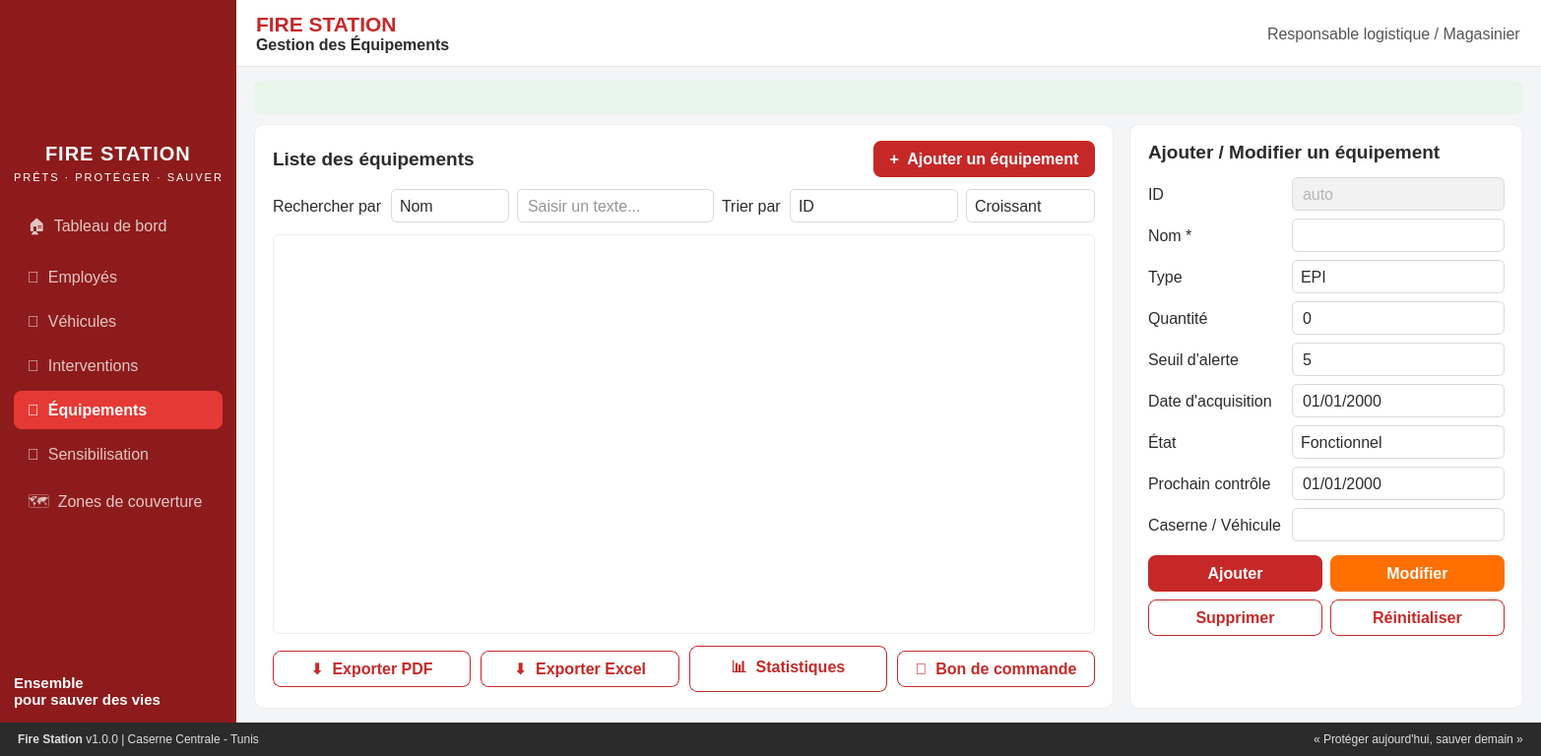
<?xml version="1.0" encoding="UTF-8"?>
<ui version="4.0">
 <class>EquipementsWindow</class>
 <widget class="QMainWindow" name="EquipementsWindow">
  <property name="geometry"><rect><x>0</x><y>0</y><width>1366</width><height>768</height></rect></property>
  <property name="windowTitle"><string>FireStation Manager - Gestion des équipements</string></property>
  <property name="styleSheet"><string notr="true">
* { font-family: "Roboto", "Segoe UI", sans-serif; font-size: 12pt; color: #2B2B2B; }
QMainWindow, QWidget#centralwidget { background: #F4F5F7; }

/* ---------- Sidebar ---------- */
QFrame#frameSidebar { background-color: #8E1B1B; background-image: url( :/equip/images/sidebar_firefighter.jpg); background-position: center; background-repeat: no-repeat; }
QFrame#frameSidebar QLabel { color: white; background: transparent; }
QLabel#lblNomApp { font-size: 15pt; font-weight: bold; letter-spacing: 1px; }
QLabel#lblSlogan { font-size: 8pt; letter-spacing: 2px; color: rgba(255,255,255,200); }
QLabel#lblMotto { font-size: 11pt; font-weight: bold; }
QFrame#frameSidebar QPushButton { text-align: left; padding: 10px 14px; color: white; background: transparent; border: none; border-radius: 8px; }
QFrame#frameSidebar QPushButton:disabled { color: rgba(255,255,255,190); }
QFrame#frameSidebar QPushButton#btnNavEquipements { background: #E53935; font-weight: bold; }

/* ---------- Header / footer ---------- */
QFrame#frameHeader { background: white; border-bottom: 1px solid #E6E6E6; }
QLabel#lblTitreApp { background: transparent; }
QLabel#lblUtilisateur { color: #555; background: transparent; }
QFrame#frameFooter { background: #2B2B2B; }
QFrame#frameFooter QLabel { color: #DDD; font-size: 9pt; background: transparent; }

/* ---------- Cartes ---------- */
QFrame#cardListe, QFrame#cardForm { background: white; border: 1px solid #ECECEC; border-radius: 10px; }
QFrame#cardListe QLabel, QFrame#cardForm QLabel { background: transparent; border: none; }
QLabel#lblListeTitre, QLabel#lblFormTitre { font-size: 14pt; font-weight: bold; }
QLabel#lblAlertes { padding: 8px 12px; border-radius: 8px; background: #E8F5E9; color: #2E7D32; font-weight: bold; }

/* ---------- Champs ---------- */
QLineEdit, QComboBox, QSpinBox, QDateEdit { background: white; border: 1px solid #DADADA; border-radius: 6px; padding: 5px 8px; color: #2B2B2B; min-height: 22px; }
QLineEdit:focus, QComboBox:focus, QSpinBox:focus, QDateEdit:focus { border: 1px solid #C62828; }
QLineEdit:read-only { background: #F2F2F2; color: #777; }
QComboBox::drop-down, QDateEdit::drop-down { border: none; width: 26px; subcontrol-origin: padding; subcontrol-position: center right; }
QComboBox::down-arrow, QDateEdit::down-arrow { image: url( :/equip/images/arrow_down.png); width: 12px; height: 12px; }
QSpinBox::up-button { subcontrol-origin: border; subcontrol-position: top right; width: 22px; border: none; }
QSpinBox::down-button { subcontrol-origin: border; subcontrol-position: bottom right; width: 22px; border: none; }
QSpinBox::up-arrow { image: url( :/equip/images/arrow_up.png); width: 10px; height: 10px; }
QSpinBox::down-arrow { image: url( :/equip/images/arrow_down.png); width: 10px; height: 10px; }

/* ---------- Boutons ---------- */
QPushButton#btnAjouter, QPushButton#btnNouveau { background: #C62828; color: white; border: none; border-radius: 8px; padding: 9px 16px; font-weight: bold; }
QPushButton#btnAjouter:hover, QPushButton#btnNouveau:hover { background: #B71C1C; }
QPushButton#btnModifier { background: #FF6F00; color: white; border: none; border-radius: 8px; padding: 9px 16px; font-weight: bold; }
QPushButton#btnModifier:hover { background: #E65100; }
QPushButton#btnSupprimer, QPushButton#btnVider, QPushButton#btnExportPdf, QPushButton#btnExportExcel, QPushButton#btnStats, QPushButton#btnBonCommande {
    background: white; color: #C62828; border: 1px solid #C62828; border-radius: 8px; padding: 8px 14px; font-weight: bold; }
QPushButton#btnSupprimer:hover, QPushButton#btnVider:hover, QPushButton#btnExportPdf:hover, QPushButton#btnExportExcel:hover, QPushButton#btnStats:hover, QPushButton#btnBonCommande:hover { background: #FDECEA; }

/* ---------- Tableau ---------- */
QTableView { background: white; alternate-background-color: #FAFAFA; border: 1px solid #ECECEC; border-radius: 6px; gridline-color: transparent; selection-background-color: #FDECEA; selection-color: #2B2B2B; }
QHeaderView::section { background: #F4F5F7; color: #444; padding: 8px; border: none; border-bottom: 1px solid #E0E0E0; font-weight: bold; }
</string></property>
  <widget class="QWidget" name="centralwidget"><layout class="QVBoxLayout" name="layoutRoot"><property name="spacing"><number>0</number></property><property name="leftMargin"><number>0</number></property><property name="topMargin"><number>0</number></property><property name="rightMargin"><number>0</number></property><property name="bottomMargin"><number>0</number></property><item><layout class="QHBoxLayout" name="layoutCorps"><property name="spacing"><number>0</number></property><property name="leftMargin"><number>0</number></property><property name="topMargin"><number>0</number></property><property name="rightMargin"><number>0</number></property><property name="bottomMargin"><number>0</number></property><item><widget class="QFrame" name="frameSidebar"><property name="minimumSize"><size><width>240</width><height>0</height></size></property><property name="maximumSize"><size><width>240</width><height>16777215</height></size></property><layout class="QVBoxLayout" name="layoutSidebar"><property name="spacing"><number>6</number></property><property name="leftMargin"><number>14</number></property><property name="topMargin"><number>18</number></property><property name="rightMargin"><number>14</number></property><property name="bottomMargin"><number>14</number></property><item alignment="Qt::AlignHCenter"><widget class="QLabel" name="lblLogo"><property name="minimumSize"><size><width>120</width><height>120</height></size></property><property name="maximumSize"><size><width>120</width><height>120</height></size></property><property name="pixmap"><pixmap resource="resources_equipment.qrc">:/equip/images/logo.png</pixmap></property><property name="scaledContents"><bool>true</bool></property></widget></item><item alignment="Qt::AlignHCenter"><widget class="QLabel" name="lblNomApp"><property name="text"><string>FIRE STATION</string></property></widget></item><item alignment="Qt::AlignHCenter"><widget class="QLabel" name="lblSlogan"><property name="text"><string>PRÊTS · PROTÉGER · SAUVER</string></property></widget></item><item><spacer name="spacerLogo"><property name="orientation"><enum>Qt::Vertical</enum></property><property name="sizeType"><enum>QSizePolicy::Fixed</enum></property><property name="sizeHint" stdset="0"><size><width>20</width><height>14</height></size></property></spacer></item><item><widget class="QPushButton" name="btnNavDashboard"><property name="text"><string>🏠  Tableau de bord</string></property><property name="enabled"><bool>false</bool></property><property name="toolTip"><string>Module géré par un autre membre de l'équipe</string></property></widget></item><item><widget class="QPushButton" name="btnNavEmployes"><property name="text"><string>👥  Employés</string></property><property name="enabled"><bool>false</bool></property><property name="toolTip"><string>Module géré par un autre membre de l'équipe</string></property></widget></item><item><widget class="QPushButton" name="btnNavVehicules"><property name="text"><string>🚒  Véhicules</string></property><property name="enabled"><bool>false</bool></property><property name="toolTip"><string>Module géré par un autre membre de l'équipe</string></property></widget></item><item><widget class="QPushButton" name="btnNavInterventions"><property name="text"><string>🚨  Interventions</string></property><property name="enabled"><bool>false</bool></property><property name="toolTip"><string>Module géré par un autre membre de l'équipe</string></property></widget></item><item><widget class="QPushButton" name="btnNavEquipements"><property name="text"><string>🧰  Équipements</string></property></widget></item><item><widget class="QPushButton" name="btnNavSensibilisation"><property name="text"><string>📣  Sensibilisation</string></property><property name="enabled"><bool>false</bool></property><property name="toolTip"><string>Module géré par un autre membre de l'équipe</string></property></widget></item><item><widget class="QPushButton" name="btnNavZones"><property name="text"><string>🗺  Zones de couverture</string></property><property name="enabled"><bool>false</bool></property><property name="toolTip"><string>Module géré par un autre membre de l'équipe</string></property></widget></item><item><spacer name="spacerNav"><property name="orientation"><enum>Qt::Vertical</enum></property><property name="sizeType"><enum>QSizePolicy::Expanding</enum></property><property name="sizeHint" stdset="0"><size><width>20</width><height>40</height></size></property></spacer></item><item><widget class="QLabel" name="lblMotto"><property name="text"><string>Ensemble
pour sauver des vies</string></property></widget></item></layout></widget></item><item><widget class="QWidget" name="widgetPrincipal"><layout class="QVBoxLayout" name="layoutPrincipal"><property name="spacing"><number>0</number></property><property name="leftMargin"><number>0</number></property><property name="topMargin"><number>0</number></property><property name="rightMargin"><number>0</number></property><property name="bottomMargin"><number>0</number></property><item><widget class="QFrame" name="frameHeader"><property name="minimumSize"><size><width>0</width><height>68</height></size></property><property name="maximumSize"><size><width>16777215</width><height>68</height></size></property><layout class="QHBoxLayout" name="layoutHeader"><property name="spacing"><number>8</number></property><property name="leftMargin"><number>20</number></property><property name="topMargin"><number>0</number></property><property name="rightMargin"><number>20</number></property><property name="bottomMargin"><number>0</number></property><item><widget class="QLabel" name="lblTitreApp"><property name="text"><string>&lt;span style=" font-size:16pt; font-weight:700; color:#C62828;"&gt;FIRE STATION&lt;/span&gt;&lt;br/&gt;&lt;span style=" font-size:12pt; font-weight:600;"&gt;Gestion des Équipements&lt;/span&gt;</string></property></widget></item><item><spacer name="spacerHeader"><property name="orientation"><enum>Qt::Horizontal</enum></property><property name="sizeType"><enum>QSizePolicy::Expanding</enum></property><property name="sizeHint" stdset="0"><size><width>40</width><height>20</height></size></property></spacer></item><item><widget class="QLabel" name="lblUtilisateur"><property name="text"><string>Responsable logistique / Magasinier</string></property></widget></item></layout></widget></item><item><widget class="QWidget" name="widgetBody"><layout class="QVBoxLayout" name="layoutBody"><property name="spacing"><number>10</number></property><property name="leftMargin"><number>18</number></property><property name="topMargin"><number>14</number></property><property name="rightMargin"><number>18</number></property><property name="bottomMargin"><number>14</number></property><item><widget class="QLabel" name="lblAlertes"><property name="text"><string></string></property></widget></item><item><layout class="QHBoxLayout" name="layoutCartes"><property name="spacing"><number>16</number></property><property name="leftMargin"><number>0</number></property><property name="topMargin"><number>0</number></property><property name="rightMargin"><number>0</number></property><property name="bottomMargin"><number>0</number></property><item><widget class="QFrame" name="cardListe"><layout class="QVBoxLayout" name="layoutCardListe"><property name="spacing"><number>12</number></property><property name="leftMargin"><number>18</number></property><property name="topMargin"><number>16</number></property><property name="rightMargin"><number>18</number></property><property name="bottomMargin"><number>16</number></property><item><layout class="QHBoxLayout" name="layoutListeTitre"><property name="spacing"><number>8</number></property><property name="leftMargin"><number>0</number></property><property name="topMargin"><number>0</number></property><property name="rightMargin"><number>0</number></property><property name="bottomMargin"><number>0</number></property><item><widget class="QLabel" name="lblListeTitre"><property name="text"><string>Liste des équipements</string></property></widget></item><item><spacer name="spacerListe"><property name="orientation"><enum>Qt::Horizontal</enum></property><property name="sizeType"><enum>QSizePolicy::Expanding</enum></property><property name="sizeHint" stdset="0"><size><width>40</width><height>20</height></size></property></spacer></item><item><widget class="QPushButton" name="btnNouveau"><property name="text"><string>+  Ajouter un équipement</string></property></widget></item></layout></item><item><layout class="QHBoxLayout" name="layoutRecherche"><property name="spacing"><number>8</number></property><property name="leftMargin"><number>0</number></property><property name="topMargin"><number>0</number></property><property name="rightMargin"><number>0</number></property><property name="bottomMargin"><number>0</number></property><item><widget class="QLabel" name="lblRechercher"><property name="text"><string>Rechercher par</string></property></widget></item><item><widget class="QComboBox" name="cbChampRecherche"><item><property name="text"><string>Nom</string></property></item><item><property name="text"><string>Type</string></property></item><item><property name="text"><string>État</string></property></item><item><property name="text"><string>Affectation</string></property></item></widget></item><item><widget class="QLineEdit" name="leRecherche"><property name="minimumSize"><size><width>200</width><height>0</height></size></property><property name="maximumSize"><size><width>16777215</width><height>16777215</height></size></property><property name="placeholderText"><string>Saisir un texte...</string></property><property name="clearButtonEnabled"><bool>true</bool></property></widget></item><item><widget class="QLabel" name="lblTrier"><property name="text"><string>Trier par</string></property></widget></item><item><widget class="QComboBox" name="cbTri"><item><property name="text"><string>ID</string></property></item><item><property name="text"><string>Nom</string></property></item><item><property name="text"><string>Type</string></property></item><item><property name="text"><string>Quantité</string></property></item><item><property name="text"><string>Date d'acquisition</string></property></item><item><property name="text"><string>État</string></property></item><item><property name="text"><string>Prochain contrôle</string></property></item></widget></item><item><widget class="QComboBox" name="cbOrdre"><item><property name="text"><string>Croissant</string></property></item><item><property name="text"><string>Décroissant</string></property></item></widget></item></layout></item><item><widget class="QTableView" name="tableView"><property name="alternatingRowColors"><bool>true</bool></property><property name="showGrid"><bool>false</bool></property><attribute name="verticalHeaderVisible"><bool>false</bool></attribute></widget></item><item><layout class="QHBoxLayout" name="layoutExports"><property name="spacing"><number>10</number></property><property name="leftMargin"><number>0</number></property><property name="topMargin"><number>0</number></property><property name="rightMargin"><number>0</number></property><property name="bottomMargin"><number>0</number></property><item><widget class="QPushButton" name="btnExportPdf"><property name="text"><string>⬇  Exporter PDF</string></property></widget></item><item><widget class="QPushButton" name="btnExportExcel"><property name="text"><string>⬇  Exporter Excel</string></property></widget></item><item><widget class="QPushButton" name="btnStats"><property name="text"><string>📊  Statistiques</string></property></widget></item><item><widget class="QPushButton" name="btnBonCommande"><property name="text"><string>🧾  Bon de commande</string></property></widget></item></layout></item></layout></widget></item><item><widget class="QFrame" name="cardForm"><property name="minimumSize"><size><width>400</width><height>0</height></size></property><property name="maximumSize"><size><width>400</width><height>16777215</height></size></property><layout class="QVBoxLayout" name="layoutCardForm"><property name="spacing"><number>14</number></property><property name="leftMargin"><number>18</number></property><property name="topMargin"><number>16</number></property><property name="rightMargin"><number>18</number></property><property name="bottomMargin"><number>16</number></property><item><widget class="QLabel" name="lblFormTitre"><property name="text"><string>Ajouter / Modifier un équipement</string></property></widget></item><item><layout class="QGridLayout" name="gridForm"><property name="verticalSpacing"><number>8</number></property><property name="horizontalSpacing"><number>10</number></property><item row="0" column="0"><widget class="QLabel" name="lblF0"><property name="text"><string>ID</string></property></widget></item><item row="0" column="1"><widget class="QLineEdit" name="leId"><property name="readOnly"><bool>true</bool></property><property name="placeholderText"><string>auto</string></property></widget></item><item row="1" column="0"><widget class="QLabel" name="lblF1"><property name="text"><string>Nom *</string></property></widget></item><item row="1" column="1"><widget class="QLineEdit" name="leNom"></widget></item><item row="2" column="0"><widget class="QLabel" name="lblF2"><property name="text"><string>Type</string></property></widget></item><item row="2" column="1"><widget class="QComboBox" name="cbType"><item><property name="text"><string>EPI</string></property></item><item><property name="text"><string>Matériel de sauvetage</string></property></item><item><property name="text"><string>Extincteur</string></property></item><item><property name="text"><string>Tuyaux</string></property></item><item><property name="text"><string>Autre</string></property></item></widget></item><item row="3" column="0"><widget class="QLabel" name="lblF3"><property name="text"><string>Quantité</string></property></widget></item><item row="3" column="1"><widget class="QSpinBox" name="sbQuantite"><property name="maximum"><number>100000</number></property><property name="value"><number>0</number></property></widget></item><item row="4" column="0"><widget class="QLabel" name="lblF4"><property name="text"><string>Seuil d'alerte</string></property></widget></item><item row="4" column="1"><widget class="QSpinBox" name="sbSeuil"><property name="maximum"><number>100000</number></property><property name="value"><number>5</number></property></widget></item><item row="5" column="0"><widget class="QLabel" name="lblF5"><property name="text"><string>Date d'acquisition</string></property></widget></item><item row="5" column="1"><widget class="QDateEdit" name="deAcquisition"><property name="calendarPopup"><bool>true</bool></property><property name="displayFormat"><string>dd/MM/yyyy</string></property></widget></item><item row="6" column="0"><widget class="QLabel" name="lblF6"><property name="text"><string>État</string></property></widget></item><item row="6" column="1"><widget class="QComboBox" name="cbEtat"><item><property name="text"><string>Fonctionnel</string></property></item><item><property name="text"><string>En panne</string></property></item><item><property name="text"><string>En réparation</string></property></item></widget></item><item row="7" column="0"><widget class="QLabel" name="lblF7"><property name="text"><string>Prochain contrôle</string></property></widget></item><item row="7" column="1"><widget class="QDateEdit" name="deControle"><property name="calendarPopup"><bool>true</bool></property><property name="displayFormat"><string>dd/MM/yyyy</string></property></widget></item><item row="8" column="0"><widget class="QLabel" name="lblF8"><property name="text"><string>Caserne / Véhicule</string></property></widget></item><item row="8" column="1"><widget class="QLineEdit" name="leAffectation"></widget></item></layout></item><item><layout class="QGridLayout" name="gridBtns"><property name="spacing"><number>8</number></property><item row="0" column="0"><widget class="QPushButton" name="btnAjouter"><property name="text"><string>Ajouter</string></property></widget></item><item row="0" column="1"><widget class="QPushButton" name="btnModifier"><property name="text"><string>Modifier</string></property></widget></item><item row="1" column="0"><widget class="QPushButton" name="btnSupprimer"><property name="text"><string>Supprimer</string></property></widget></item><item row="1" column="1"><widget class="QPushButton" name="btnVider"><property name="text"><string>Réinitialiser</string></property></widget></item></layout></item><item><spacer name="spacerForm"><property name="orientation"><enum>Qt::Vertical</enum></property><property name="sizeType"><enum>QSizePolicy::Expanding</enum></property><property name="sizeHint" stdset="0"><size><width>20</width><height>10</height></size></property></spacer></item></layout></widget></item></layout></item></layout></widget></item></layout></widget></item></layout></item><item><widget class="QFrame" name="frameFooter"><property name="minimumSize"><size><width>0</width><height>34</height></size></property><property name="maximumSize"><size><width>16777215</width><height>34</height></size></property><layout class="QHBoxLayout" name="layoutFooter"><property name="spacing"><number>8</number></property><property name="leftMargin"><number>18</number></property><property name="topMargin"><number>0</number></property><property name="rightMargin"><number>18</number></property><property name="bottomMargin"><number>0</number></property><item><widget class="QLabel" name="lblFooterG"><property name="text"><string>&lt;b&gt;Fire Station&lt;/b&gt;   v1.0.0   |   Caserne Centrale - Tunis</string></property></widget></item><item><spacer name="spacerFooter"><property name="orientation"><enum>Qt::Horizontal</enum></property><property name="sizeType"><enum>QSizePolicy::Expanding</enum></property><property name="sizeHint" stdset="0"><size><width>40</width><height>20</height></size></property></spacer></item><item><widget class="QLabel" name="lblFooterD"><property name="text"><string>« Protéger aujourd'hui, sauver demain »</string></property></widget></item></layout></widget></item></layout></widget>
 </widget>
 <resources><include location="resources.qrc"/></resources>
 <connections/>
</ui>
